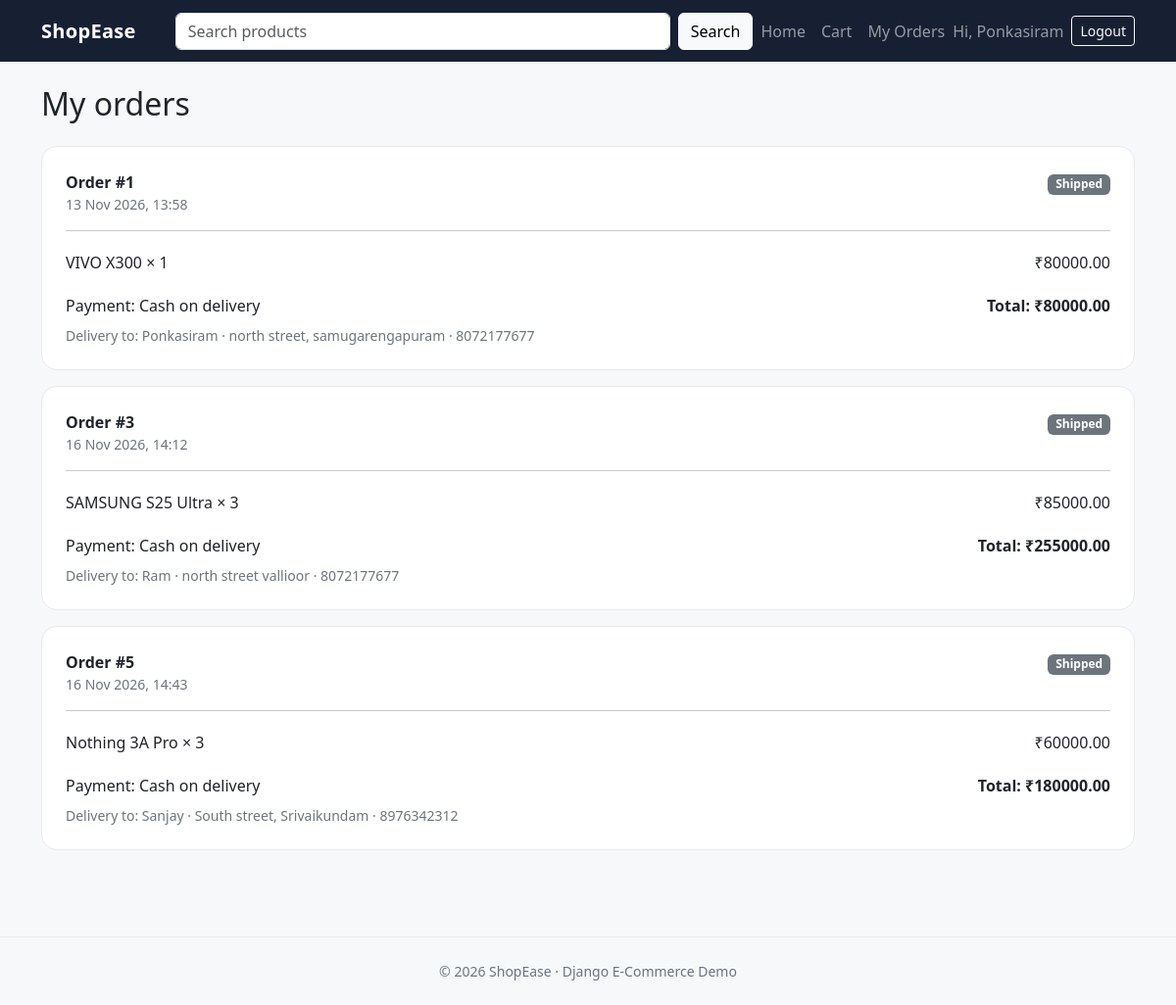
Page /orders/ (signed in) on the committed database.
### store/models.py (models this page shows, shortened)
class Order(models.Model):
    PAYMENT_CHOICES = [("COD", "Cash on delivery")]
    STATUS_CHOICES = [
        ("Pending", "Pending"), ("Processing", "Processing"),
        ("Shipped", "Shipped"), ("Delivered", "Delivered"),
        ("Cancelled", "Cancelled"),
    ]
    user = models.ForeignKey(User, on_delete=models.CASCADE, related_name="orders")
    full_name = models.CharField(max_length=150)
    address = models.TextField()
    phone = models.CharField(max_length=20)
    payment_method = models.CharField(max_length=20, choices=PAYMENT_CHOICES, default="COD")
    status = models.CharField(max_length=20, choices=STATUS_CHOICES, default="Pending")
    total = models.DecimalField(max_digits=10, decimal_places=2, default=0)
    created_at = models.DateTimeField(auto_now_add=True)

class OrderItem(models.Model):
    order = models.ForeignKey(Order, on_delete=models.CASCADE, related_name="items")
    product = models.ForeignKey(Product, on_delete=models.SET_NULL, null=True)
    product_name = models.CharField(max_length=200)
    price = models.DecimalField(max_digits=10, decimal_places=2)
    quantity = models.PositiveIntegerField()

### store/views.py (the view)
# urls.py: path("orders/", views.order_history, name="order_history"),
@login_required
def order_history(request):
    orders = Order.objects.filter(user=request.user).prefetch_related("items")
    return render(request, "store/order_history.html", {"orders": orders})

### store/templates/store/order_history.html (shortened to what this page needs)
{% extends 'store/base.html' %}
{% block content %}
<h1 class="h2 mb-4">My orders</h1>
{% for order in orders %}
<div class="order-card mb-3">
  <div class="d-flex flex-wrap justify-content-between gap-2"><div><strong>Order #{{ order.pk }}</strong><div class="small text-secondary">{{ order.created_at|date:"d M Y, H:i" }}</div></div><div><span class="badge text-bg-secondary">{{ order.status }}</span></div></div>
  <hr>{% for item in order.items.all %}<div class="d-flex justify-content-between py-1"><span>{{ item.product_name }} × {{ item.quantity }}</span><span>₹{{ item.price }}</span></div>{% endfor %}
  <div class="d-flex justify-content-between mt-3"><span>Payment: {{ order.get_payment_method_display }}</span><strong>Total: ₹{{ order.total }}</strong></div>
  <div class="small text-secondary mt-2">Delivery to: {{ order.full_name }} · {{ order.address }} · {{ order.phone }}</div>
</div>
{% empty %}<div class="empty-state"><h2 class="h4">No orders yet</h2><p class="text-secondary">Your placed orders will appear here.</p><a class="btn btn-dark" href="{% url 'home' %}">Shop now</a></div>{% endfor %}
{% endblock %}

### store/templates/store/base.html (shortened to what this page needs)
{% load static %}
<!doctype html>
<html lang="en">
<head>
  <link href="https://cdn.jsdelivr.net/npm/bootstrap@5.3.3/dist/css/bootstrap.min.css" rel="stylesheet">
  <link rel="stylesheet" href="{% static 'store/css/style.css' %}">
</head>
<body>
<nav class="navbar navbar-expand-lg navbar-dark shop-navbar">
  <div class="container">
    <a class="navbar-brand fw-bold" href="{% url 'home' %}">ShopEase</a>
    <div class="collapse navbar-collapse" id="mainNav">
      <form class="d-flex my-2 my-lg-0 ms-lg-4 flex-grow-1" action="{% url 'home' %}" method="get">
        <input class="form-control me-2" type="search" name="q" value="{{ query|default:'' }}" placeholder="Search products">
        <button class="btn btn-light" type="submit">Search</button>
      </form>
      <ul class="navbar-nav ms-lg-auto align-items-lg-center">
        <li class="nav-item"><a class="nav-link" href="{% url 'home' %}">Home</a></li>
        <li class="nav-item"><a class="nav-link" href="{% url 'cart' %}">Cart</a></li>
        {% if user.is_authenticated %}
          <li class="nav-item"><a class="nav-link" href="{% url 'order_history' %}">My Orders</a></li>
          <li class="nav-item"><span class="navbar-text me-lg-2">Hi, {{ user.username }}</span></li>
          <li class="nav-item"><form method="post" action="{% url 'logout' %}">{% csrf_token %}<button class="btn btn-outline-light btn-sm my-2" type="submit">Logout</button></form></li>
        {% else %}
          <li class="nav-item"><a class="nav-link" href="{% url 'login' %}">Login</a></li>
          <li class="nav-item"><a class="btn btn-light btn-sm my-2" href="{% url 'register' %}">Register</a></li>
        {% endif %}
      </ul>
    </div>
  </div>
</nav>
<main class="container py-4">
  {% block content %}{% endblock %}
</main>
<footer class="py-4 mt-5"><div class="container text-center text-secondary small">© {% now "Y" %} ShopEase · Django E-Commerce Demo</div></footer>
</body></html>

### static/store/css/style.css (style rules this page uses)
body { background:#f7f8fa;color:#20242a;min-height:100vh }
.shop-navbar { background:#172033 }
.navbar-brand { letter-spacing:.3px }
.empty-state,.summary-card,.form-card,.auth-card,.order-card { background:#fff;border:1px solid #e8eaf0;border-radius:16px;padding:1.5rem }
footer { border-top:1px solid #e8eaf0 }

### rows in the picture
Order: pk "1", created_at "13 Nov 2026, 13:58", status "Shipped", payment_method "Cash on delivery", total "80000.00", full_name "Ponkasiram", address "north street, samugarengapuram", phone "8072177677"
OrderItem: product_name "VIVO X300", quantity "1", price "80000.00"
Order: pk "3", created_at "16 Nov 2026, 14:12", status "Shipped", payment_method "Cash on delivery", total "255000.00", full_name "Ram", address "north street vallioor", phone "8072177677"
OrderItem: product_name "SAMSUNG S25 Ultra", quantity "3", price "85000.00"
Order: pk "5", created_at "16 Nov 2026, 14:43", status "Shipped", payment_method "Cash on delivery", total "180000.00", full_name "Sanjay", address "South street, Srivaikundam", phone "8976342312"
OrderItem: product_name "Nothing 3A Pro", quantity "3", price "60000.00"

### other values in the picture
{{ user.username }} "Ponkasiram"
